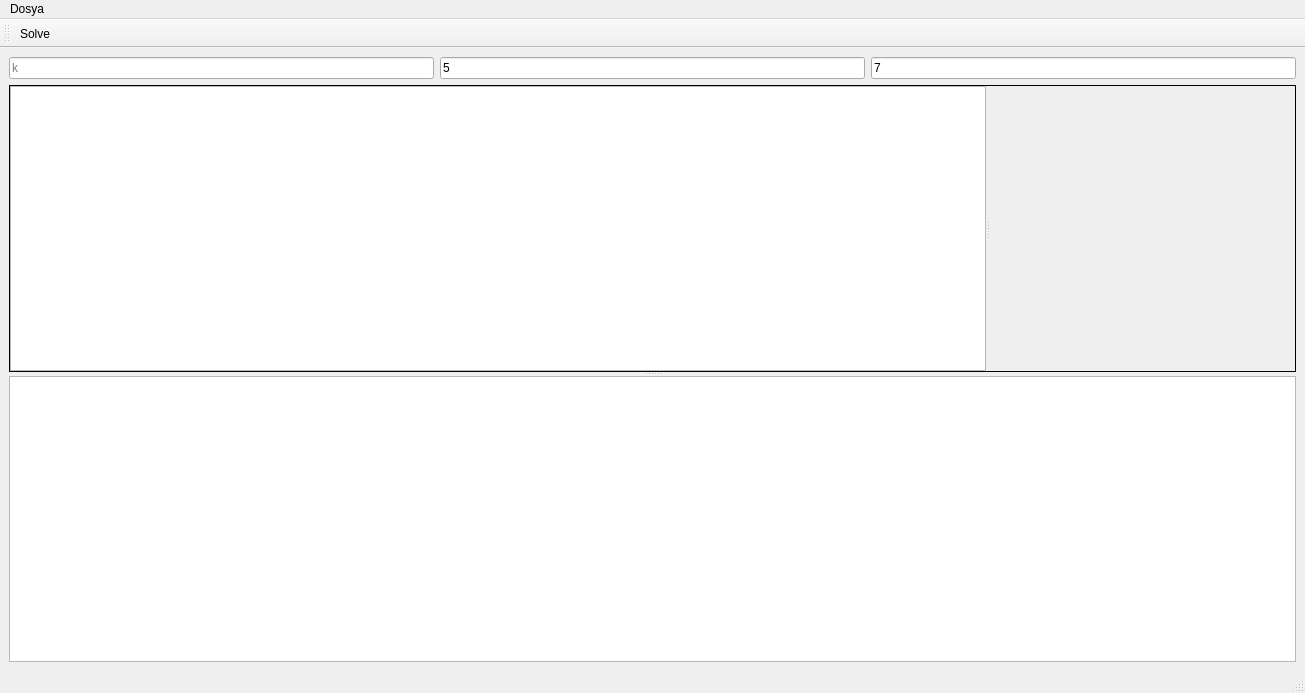
<?xml version="1.0" encoding="UTF-8"?>
<ui version="4.0">
 <class>tempdist</class>
 <widget class="QMainWindow" name="tempdist">
  <property name="geometry">
   <rect>
    <x>0</x>
    <y>0</y>
    <width>1305</width>
    <height>693</height>
   </rect>
  </property>
  <property name="windowTitle">
   <string>Temperature Distribution</string>
  </property>
  <widget class="QWidget" name="centralwidget">
   <layout class="QVBoxLayout" name="verticalLayout">
    <item>
     <layout class="QHBoxLayout" name="horizontalLayout">
      <item>
       <widget class="QLineEdit" name="lineEdit">
        <property name="text">
         <string/>
        </property>
        <property name="placeholderText">
         <string>k</string>
        </property>
       </widget>
      </item>
      <item>
       <widget class="QLineEdit" name="height">
        <property name="text">
         <string>5</string>
        </property>
        <property name="placeholderText">
         <string>Height</string>
        </property>
       </widget>
      </item>
      <item>
       <widget class="QLineEdit" name="width">
        <property name="text">
         <string>7</string>
        </property>
        <property name="placeholderText">
         <string>Width</string>
        </property>
       </widget>
      </item>
     </layout>
    </item>
    <item>
     <widget class="QSplitter" name="splitter_2">
      <property name="orientation">
       <enum>Qt::Vertical</enum>
      </property>
      <widget class="QWidget" name="layoutWidget">
       <layout class="QHBoxLayout" name="horizontalLayout_2">
        <item>
         <widget class="QSplitter" name="splitter">
          <property name="frameShape">
           <enum>QFrame::Panel</enum>
          </property>
          <property name="orientation">
           <enum>Qt::Horizontal</enum>
          </property>
          <widget class="BeamView" name="graphicsView">
           <property name="sizePolicy">
            <sizepolicy hsizetype="Expanding" vsizetype="Expanding">
             <horstretch>50</horstretch>
             <verstretch>0</verstretch>
            </sizepolicy>
           </property>
          </widget>
          <widget class="QCustomPlot" name="tempGraph" native="true">
           <property name="sizePolicy">
            <sizepolicy hsizetype="Preferred" vsizetype="Preferred">
             <horstretch>40</horstretch>
             <verstretch>0</verstretch>
            </sizepolicy>
           </property>
          </widget>
         </widget>
        </item>
       </layout>
      </widget>
      <widget class="QTextEdit" name="textEdit"/>
     </widget>
    </item>
   </layout>
  </widget>
  <widget class="QMenuBar" name="menubar">
   <property name="geometry">
    <rect>
     <x>0</x>
     <y>0</y>
     <width>1305</width>
     <height>25</height>
    </rect>
   </property>
   <widget class="QMenu" name="menuDosya">
    <property name="title">
     <string>Dosya</string>
    </property>
   </widget>
   <addaction name="menuDosya"/>
  </widget>
  <widget class="QStatusBar" name="statusbar"/>
  <widget class="QToolBar" name="toolBar">
   <property name="windowTitle">
    <string>toolBar</string>
   </property>
   <attribute name="toolBarArea">
    <enum>TopToolBarArea</enum>
   </attribute>
   <attribute name="toolBarBreak">
    <bool>false</bool>
   </attribute>
   <addaction name="actionSolve"/>
  </widget>
  <action name="actionSolve">
   <property name="icon">
    <iconset resource="resources.qrc">
     <normaloff>:/files/images/ok.svg</normaloff>:/files/images/ok.svg</iconset>
   </property>
   <property name="text">
    <string>Solve</string>
   </property>
   <property name="shortcut">
    <string>Ctrl+R</string>
   </property>
  </action>
 </widget>
 <customwidgets>
  <customwidget>
   <class>BeamView</class>
   <extends>QGraphicsView</extends>
   <header>beamview.h</header>
  </customwidget>
  <customwidget>
   <class>QCustomPlot</class>
   <extends>QWidget</extends>
   <header>qcustomplot.h</header>
   <container>1</container>
  </customwidget>
 </customwidgets>
 <resources>
  <include location="resources.qrc"/>
 </resources>
 <connections/>
</ui>
